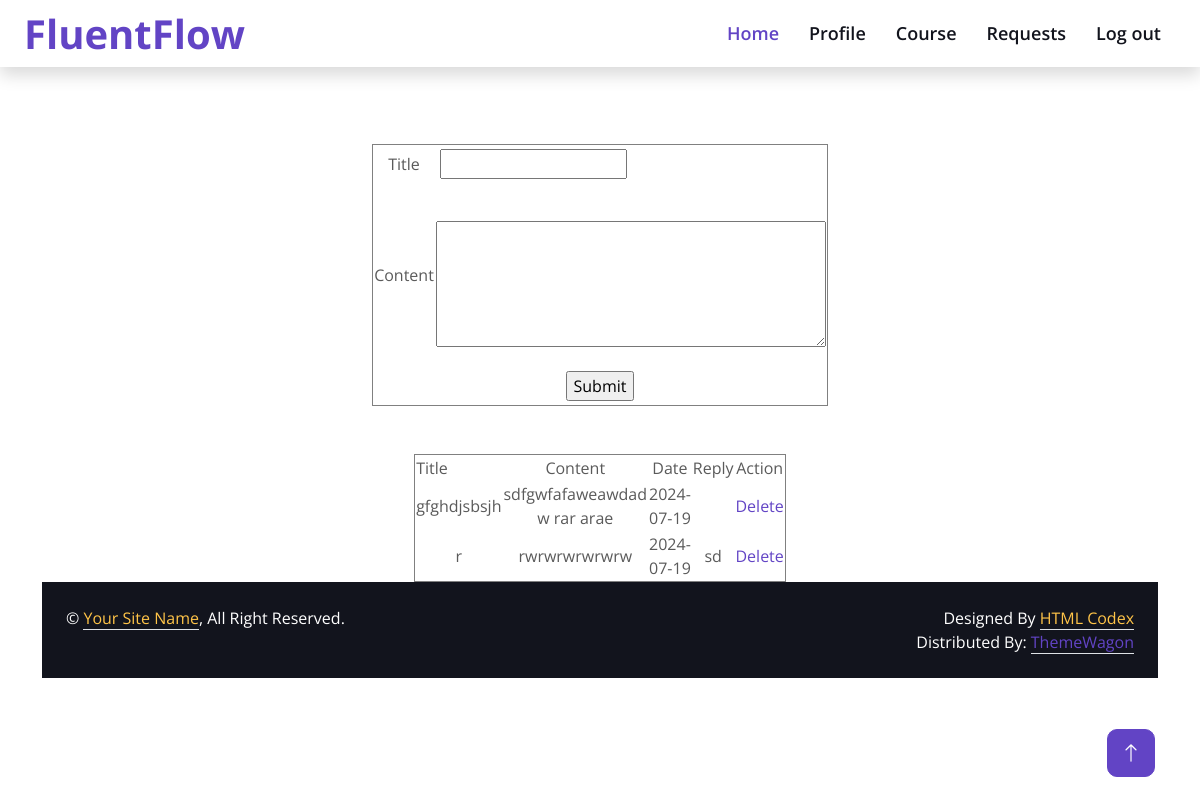
The page /Project/User/Complaint.php (signed in) on the database its author committed.
### tables this page shows
CREATE TABLE `tbl_complaint` (
  `complaint_id` int(11) NOT NULL,
  `complaint_title` varchar(50) NOT NULL,
  `complaint_content` varchar(1000) NOT NULL,
  `complaint_date` varchar(60) NOT NULL,
  `user_id` int(11) NOT NULL,
  `user_reply` varchar(1000) NOT NULL,
  `complaint_status` int(11) NOT NULL
);

### Project/User/Complaint.php (the view, shortened to what this page needs)
<?php
include('Header.php');
include('../Assests/connection/connection.php');
	?>
<!DOCTYPE html PUBLIC "-//W3C//DTD XHTML 1.0 Transitional//EN" "http://www.w3.org/TR/xhtml1/DTD/xhtml1-transitional.dtd">
<html xmlns="http://www.w3.org/1999/xhtml">
<head>
</head>
<body>
<form id="form1" name="form1" method="post" action="">
  <table width="334" height="262" border="1" align="center">
    <tr>
      <td width="156" align="center">Title</td>
      <td width="162"><label for="txttitle"></label>
      <input type="text" name="txttitle" id="txttitle" /></td>
    </tr>
    <tr>
      <td align="center">Content</td>
      <td><label for="txtcontent"></label>
      <textarea name="txtcontent" id="txtcontent" cols="45" rows="5"></textarea></td>
    </tr>
    <tr>
      <td colspan="2" align="center" ><input type="submit" name="btnsubmit" id="btnsubmit" value="Submit" /></td>
    </tr>
  </table>
  <table width="348" height="73" border="1" align="center">
    <tr>
      <td align="">Title</td>
      <td align="center">Content</td>
      <td align="center">Date</td>
      <td align="center">Reply</td>
      <td align="center">Action </td>
    </tr>
    <?php
		$selqry = "select * from tbl_complaint";
		$adm=$con->query($selqry);
		 while($data=$adm->fetch_assoc())
		 {
    ?>
	<tr>
      <td align="center"><?php echo $data['complaint_title']?></td>
      <td align="center"><?php echo $data['complaint_content']?></td>
      <td align="center"><?php echo $data['complaint_date']?></td>
      <td align="center"><?php echo $data['user_reply']?></td>
      <td align="center"><a href="Complaint.php?delID=<?php echo $data['complaint_id']?>">Delete</a></td>
    </tr>
    <?php
		 }
		 ?>
  </table>
</form>
</body>
</html><?php
include('Footer.php');
?>

### Project/Assests/Templates/Main/css/style.css (style rules this page uses)
:root { --primary: #6244C5; --secondary: #FFC448; --light: #FAFAFB; --dark: #12141D; }

### rows shown on the page
tbl_complaint: complaint_title "gfghdjsbsjh", complaint_content "sdfgwfafaweawdad w rar arae", complaint_date "2024-07-19"
tbl_complaint: complaint_title "r", complaint_content "rwrwrwrwrwrw", complaint_date "2024-07-19", user_reply "sd"
